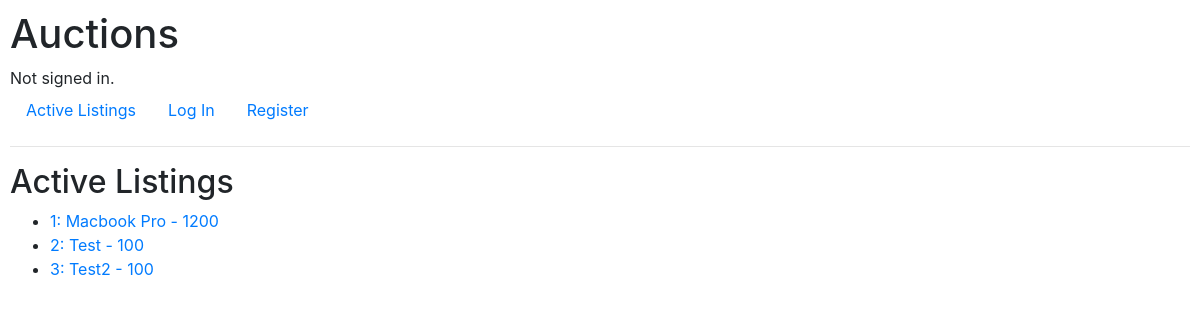
Before: / with the older database file.
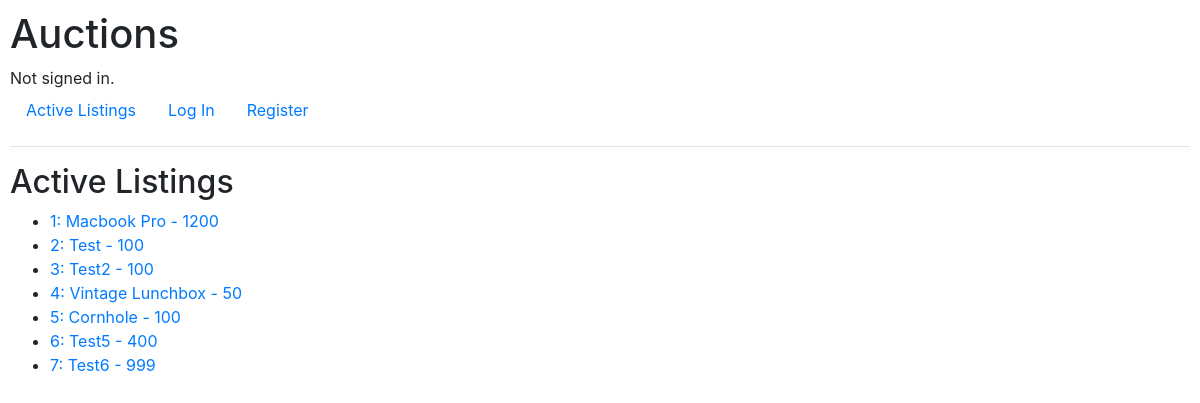
After: the same page with the newer database file.
### auctions/models.py (models this page shows, shortened)
class Listing(models.Model):
    owner = models.CharField(max_length=64)
    title = models.CharField(max_length=64, unique=True)
    description = models.TextField(max_length=500)
    price = models.IntegerField(default = 0)
    image = models.CharField(max_length=256)
    category = models.ForeignKey(Category, on_delete=models.CASCADE)
    bids = models.ManyToManyField('Bid', blank=True, related_name='listing_bid')

### auctions/views.py (the view)
# urls.py: path("", views.index, name="index"),
def index(request):
    return render(request, "auctions/index.html", {
        "listings": Listing.objects.all()
    })

### auctions/templates/auctions/index.html
{% extends "auctions/layout.html" %}
{% block body %}
    <h2>Active Listings</h2>
    <ul>
        {% for Listing in listings %}
            <li>
                <a href="{% url 'listing' Listing.id %}">
                    {{ Listing.id }}: {{ Listing.title }} - {{ Listing.price }}
                </a>
            </li>
        {% endfor %}
    </ul>
{% endblock %}

### auctions/templates/auctions/layout.html (shortened to what this page needs)
{% load static %}
<!DOCTYPE html>
<html lang="en">
    <head>
        <link rel="stylesheet" href="https://stackpath.bootstrapcdn.com/bootstrap/4.4.1/css/bootstrap.min.css">
        <link href="{% static 'auctions/styles.css' %}" rel="stylesheet">
    </head>
    <body>
        <h1>Auctions</h1>
        <div>
            {% if user.is_authenticated %}
                Signed in as <strong>{{ user.username }}</strong>.
            {% else %}
                Not signed in.
            {% endif %}
        </div>
        <ul class="nav">
            <li class="nav-item">
                <a class="nav-link" href="{% url 'index' %}">Active Listings</a>
            </li>
            {% if user.is_authenticated %}
                <li class="nav-item">
                    <a class="nav-link" href="{% url 'createlisting' %}">Create Listing</a>
                </li>
                <li class="nav-item">
                    <a class="nav-link" href="{% url 'logout' %}">Log Out</a>
                </li>
            {% else %}
                <li class="nav-item">
                    <a class="nav-link" href="{% url 'login' %}">Log In</a>
                </li>
                <li class="nav-item">
                    <a class="nav-link" href="{% url 'register' %}">Register</a>
                </li>
            {% endif %}
        </ul>
        <hr>
        {% block body %}
        {% endblock %}
    </body>
</html>

### auctions/static/auctions/styles.css (style rules this page uses)
body { padding: 10px; }

Changed rows visible on the page:
added Listing: id "4", title "Vintage Lunchbox", price "50"
added Listing: id "5", title "Cornhole", price "100"
added Listing: id "6", title "Test5", price "400"
added Listing: id "7", title "Test6", price "999"
